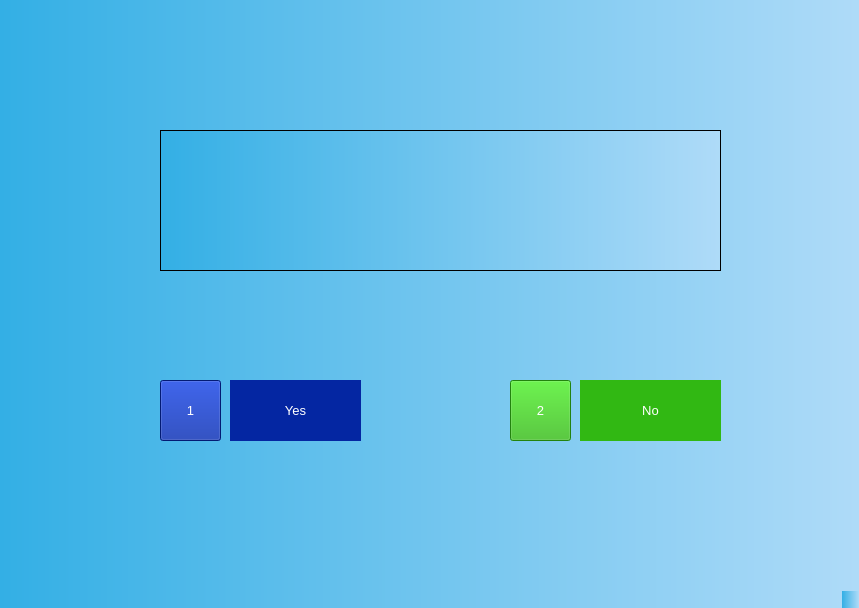
<?xml version="1.0" encoding="UTF-8"?>
<ui version="4.0">
 <class>voice</class>
 <widget class="QMainWindow" name="voice">
  <property name="geometry">
   <rect>
    <x>0</x>
    <y>0</y>
    <width>859</width>
    <height>608</height>
   </rect>
  </property>
  <property name="windowTitle">
   <string>voice</string>
  </property>
  <property name="styleSheet">
   <string notr="true">background-color: qlineargradient(spread:pad, x1:0, y1:0, x2:1, y2:0, stop:0 rgba(51, 175, 229, 255), stop:1 rgba(175, 219, 248, 255));
</string>
  </property>
  <widget class="QWidget" name="centralwidget">
   <widget class="QPushButton" name="pushButton">
    <property name="geometry">
     <rect>
      <x>160</x>
      <y>380</y>
      <width>61</width>
      <height>61</height>
     </rect>
    </property>
    <property name="font">
     <font>
      <pointsize>10</pointsize>
     </font>
    </property>
    <property name="styleSheet">
     <string notr="true">background-color: rgb(4, 38, 162);
color: rgb(255, 255, 255);</string>
    </property>
    <property name="text">
     <string>1</string>
    </property>
   </widget>
   <widget class="QPushButton" name="pushButton_2">
    <property name="geometry">
     <rect>
      <x>510</x>
      <y>380</y>
      <width>61</width>
      <height>61</height>
     </rect>
    </property>
    <property name="font">
     <font>
      <pointsize>10</pointsize>
     </font>
    </property>
    <property name="styleSheet">
     <string notr="true">color: rgb(255, 255, 255);
background-color: rgb(49, 184, 19);</string>
    </property>
    <property name="text">
     <string>2</string>
    </property>
   </widget>
   <widget class="QLabel" name="label">
    <property name="geometry">
     <rect>
      <x>230</x>
      <y>380</y>
      <width>131</width>
      <height>61</height>
     </rect>
    </property>
    <property name="font">
     <font>
      <pointsize>10</pointsize>
     </font>
    </property>
    <property name="styleSheet">
     <string notr="true">background-color: rgb(4, 38, 162);
color: rgb(255, 255, 255);</string>
    </property>
    <property name="text">
     <string>Yes</string>
    </property>
    <property name="alignment">
     <set>Qt::AlignCenter</set>
    </property>
   </widget>
   <widget class="QLabel" name="label_2">
    <property name="geometry">
     <rect>
      <x>580</x>
      <y>380</y>
      <width>141</width>
      <height>61</height>
     </rect>
    </property>
    <property name="font">
     <font>
      <pointsize>10</pointsize>
     </font>
    </property>
    <property name="styleSheet">
     <string notr="true">color: rgb(255, 255, 255);
background-color: rgb(49, 184, 19);</string>
    </property>
    <property name="text">
     <string>No</string>
    </property>
    <property name="alignment">
     <set>Qt::AlignCenter</set>
    </property>
   </widget>
   <widget class="QTextBrowser" name="textBrowser">
    <property name="geometry">
     <rect>
      <x>160</x>
      <y>130</y>
      <width>561</width>
      <height>141</height>
     </rect>
    </property>
    <property name="font">
     <font>
      <pointsize>20</pointsize>
     </font>
    </property>
    <property name="html">
     <string>&lt;!DOCTYPE HTML PUBLIC &quot;-//W3C//DTD HTML 4.0//EN&quot; &quot;http://www.w3.org/TR/REC-html40/strict.dtd&quot;&gt;
&lt;html&gt;&lt;head&gt;&lt;meta name=&quot;qrichtext&quot; content=&quot;1&quot; /&gt;&lt;style type=&quot;text/css&quot;&gt;
p, li { white-space: pre-wrap; }
&lt;/style&gt;&lt;/head&gt;&lt;body style=&quot; font-family:'MS Shell Dlg 2'; font-size:20pt; font-weight:400; font-style:normal;&quot;&gt;
&lt;p align=&quot;center&quot; style=&quot;-qt-paragraph-type:empty; margin-top:0px; margin-bottom:0px; margin-left:0px; margin-right:0px; -qt-block-indent:0; text-indent:0px;&quot;&gt;&lt;br /&gt;&lt;/p&gt;
&lt;p align=&quot;center&quot; style=&quot;-qt-paragraph-type:empty; margin-top:0px; margin-bottom:0px; margin-left:0px; margin-right:0px; -qt-block-indent:0; text-indent:0px;&quot;&gt;&lt;br /&gt;&lt;/p&gt;&lt;/body&gt;&lt;/html&gt;</string>
    </property>
   </widget>
  </widget>
  <widget class="QMenuBar" name="menubar">
   <property name="geometry">
    <rect>
     <x>0</x>
     <y>0</y>
     <width>859</width>
     <height>26</height>
    </rect>
   </property>
  </widget>
  <widget class="QStatusBar" name="statusbar"/>
 </widget>
 <resources/>
 <connections/>
</ui>
